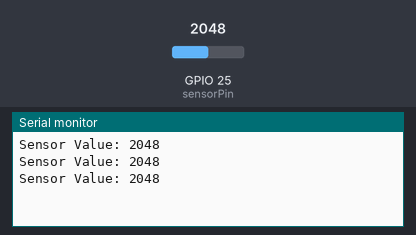
The sketch below on a simulated ESP32. Parts: the last lines printed to the serial monitor. Inputs (shaded band) come from the test bench; at power-on: GPIO 25 (sensorPin) = 2048.

Above: at 1.3 s.
1.4 s: GPIO 25 (sensorPin) set to 2866
At 1.9 s:
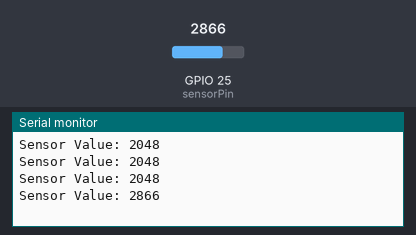
2.9 s: GPIO 25 (sensorPin) set to 3603
At 3.4 s:
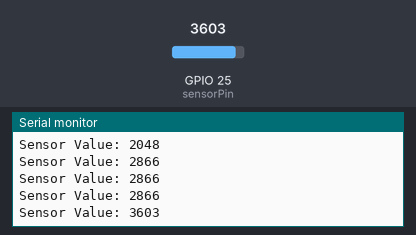
Timing chart, 0 to 5.9 s (numbered marks = the images above; inputs shaded):
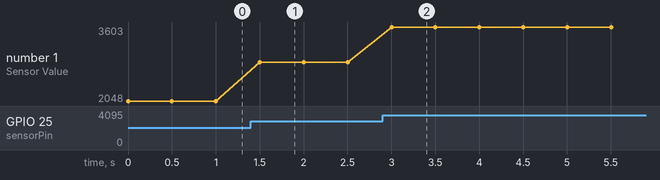

The sketch:

NR_BRC_Gas_Sensor.ino
```cpp
// Define the analog pin connected to the MQ sensor
const int sensorPin = 25;

void setup() {
  // Initialize serial communication for debugging
  Serial.begin(9600);
}

void loop() {
  // Read the analog value from the sensor
  int sensorValue = analogRead(sensorPin);

  // Print the sensor value to the serial monitor
  Serial.print("Sensor Value: ");
  Serial.println(sensorValue);

  // Add a delay to avoid overwhelming the serial monitor
  delay(500);
}
```

Measured:
- after the input at 1.4 s, the serial monitor: prints a new line after 0.10 s (image 1)
- after the input at 2.9 s, the serial monitor: prints a new line after 0.10 s (image 2)
- plotted number 1: 2048 → 2866 after the input at 1.4 s, 2866 → 3603 after the input at 2.9 s
